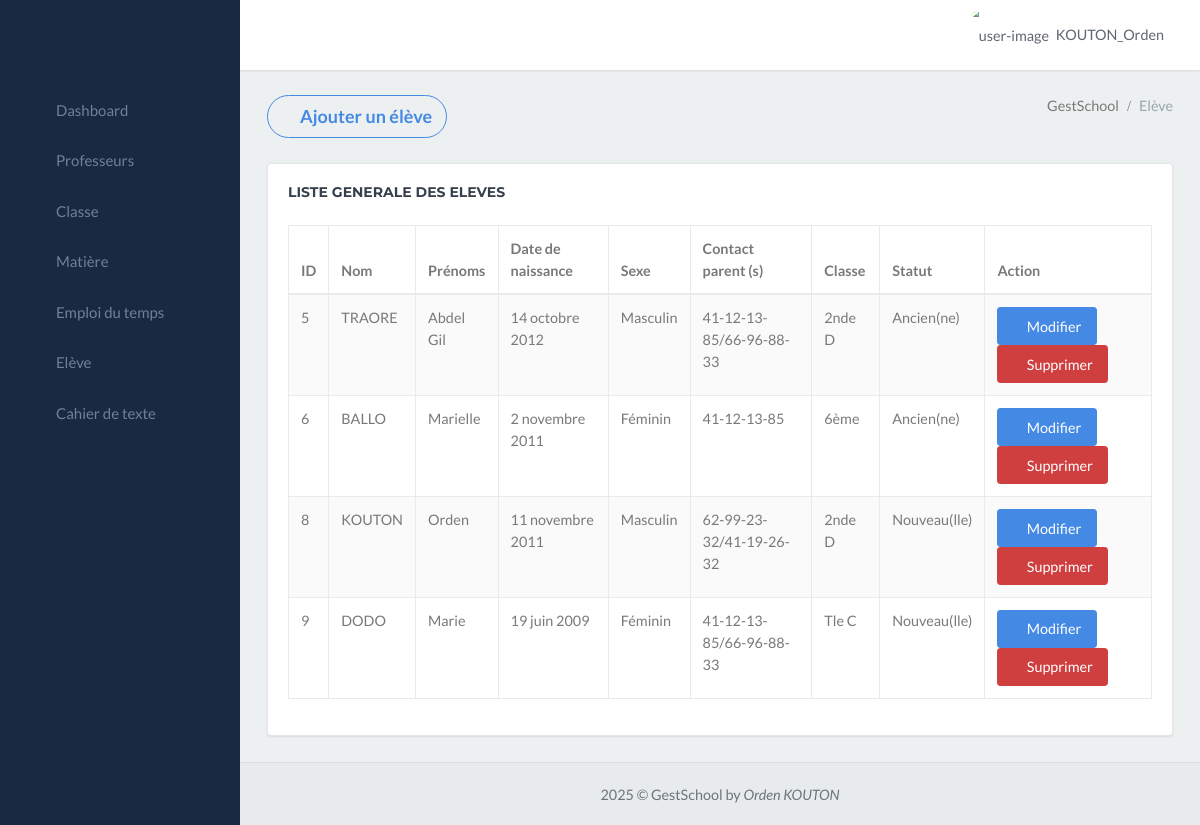
The app's page /gestschool_app/élève/ (signed in) with its own data.
### gestschool_app/models.py (models this page shows, shortened)
class CustomUser(AbstractUser):
    ROLE_CHOICES = (
        ('Choississez un rôle', 'Choississez un rôle'),
        ('Censeur', 'Censeur'),
        ('Surveillant', 'Surveillant'),
        ('Secrétaire', 'Secrétaire'),
        ('Professeur', 'Professeur'),
        ('Comptable', 'Comptable'),
        ('superadmin', 'superadmin'),
    )
    role = models.CharField(max_length=20, choices=ROLE_CHOICES, default='Personnel')
    groups = models.ManyToManyField(
        'auth.Group',
        verbose_name='groups',
        blank=True,
        help_text='The groups this user belongs to. A user will get all permissions granted to each of their groups.',
        related_name="customuser_set",  # Ajout de related_name
        related_query_name="user",
    )
    user_permissions = models.ManyToManyField(
        'auth.Permission',
        verbose_name='user permissions',
        blank=True,
        help_text='Specific permissions for this user.',
        related_name="customuser_permissions_set", # Ajout de related_name
        related_query_name="user",
    )

class Eleve(models.Model):
    id_eleve = models.AutoField(primary_key=True)
    nom = models.CharField(max_length=80)
    prenom = models.CharField(max_length=100)
    sexe = models.CharField(max_length=100)
    date_naissance = models.DateField(max_length=100)
    contact = models.CharField(max_length=100)
    classe = models.CharField(max_length=100)
    statut = models.CharField(max_length=100)
    annee_scolaire = models.ForeignKey(AnneeScolaire, on_delete=models.SET_NULL, null=True, blank=True)

### gestschool_app/views.py (called while the page is built)
@login_required
def eleve(request):
    annee_active = AnneeScolaire.objects.filter(active=True).first()
    classes = Classe.objects.all()
    eleves = Eleve.objects.filter(annee_scolaire_id=annee_active)
    return render(request, 'personne/eleve.html', {'eleves': eleves, 'classes': classes})

### gestschool_app/templates/personne/eleve.html (shortened to what this page needs)
{% extends "menu.html" %}
{% block content %}
<div class="content-page">
    <div class="content">
        <div class="container-fluid">
            <div class="row">
                <div class="col-12">
                    <div class="page-title-box">
                        <button type="button"
                            class="page-title btn btn-outline-success btn-rounded waves-effect width-md waves-light"
                            data-toggle="modal" data-target=".bs-example-modal-lg">
                            <i class="ion ion-md-add-circle"></i>
                            Ajouter un élève
                        </button>
                        <div class="page-title-right">
                            <ol class="breadcrumb p-0 m-0">
                                <li class="breadcrumb-item active">GestSchool</li>
                                <li class="breadcrumb-item"><a>Elève</a></li>
                            </ol>
                        </div>
                        <div class="clearfix"></div>
                    </div>
                </div>
            </div>
            <div class="row">
                <div class="col-12">
                    <div class="card">
                        <div class="card-body table-responsive">
                            <h4 class="m-t-0 header-title mb-4"><b>LISTE GENERALE DES ELEVES</b></h4>
                            <table id="datatable-buttons"
                                class="table table-striped table-bordered dt-responsive nowrap"
                                style="border-collapse: collapse; border-spacing: 0; width: 100%;">
                                <thead>
                                    <tr>
                                        <th>ID</th>
                                        <th>Nom</th>
                                        <th>Prénoms</th>
                                        <th>Date de naissance</th>
                                        <th>Sexe</th>
                                        <th>Contact parent (s)</th>
                                        <th>Classe</th>
                                        <th>Statut</th>
                                        <th>Action</th>
                                    </tr>
                                </thead>
                                <tbody>
                                    {% for eleve in eleves %}
                                    <tr>
                                        <td>{{ eleve.id_eleve }}</td>
                                        <td>{{ eleve.nom }}</td>
                                        <td>{{ eleve.prenom }}</td>
                                        <td>{{ eleve.date_naissance }}</td>
                                        <td>{{ eleve.sexe }}</td>
                                        <td>{{ eleve.contact }}</td>
                                        <td>{{ eleve.classe }}</td>
                                        <td>{{ eleve.statut }}</td>
                                        <td>
                                            <button class="btn btn-success" data-toggle="modal" data-target="#editModal{{ eleve.id_eleve }}">
                                                <i class="ion ion-ios-create"></i> Modifier
                                            </button>
                                            <button class="btn btn-danger" data-toggle="modal" data-target="#deleteModal{{ eleve.id_eleve }}">
                                                <i class="ion ion-ios-trash"></i> Supprimer
                                            </button>
                                        </td>
                                    </tr>
                                    {% endfor %}
                                </tbody>
                            </table>
                        </div>
                    </div>
                </div>
            </div>
        </div>
    </div>
</div>
{% endblock %}

### gestschool_app/templates/menu.html (shortened to what this page needs)
{% load custom_filters %}
<!DOCTYPE html>
<html lang="en">
<head>
    <link href="/static/libs/sweetalert2/sweetalert2.min.css" rel="stylesheet" type="text/css">
    <link href="/static/libs/datatables/dataTables.bootstrap4.min.css" rel="stylesheet" type="text/css">
    <link href="/static/libs/datatables/buttons.bootstrap4.min.css" rel="stylesheet" type="text/css">
    <link href="/static/libs/datatables/responsive.bootstrap4.min.css" rel="stylesheet" type="text/css">
    <link href="/static/libs/datatables/select.bootstrap4.min.css" rel="stylesheet" type="text/css">
    <link href="/static/css/bootstrap.min.css" rel="stylesheet" type="text/css" id="bootstrap-stylesheet">
    <link href="/static/css/icons.min.css" rel="stylesheet" type="text/css">
    <link href="/static/css/app.min.css" rel="stylesheet" type="text/css" id="app-stylesheet">
</head>
<body>
    <div id="wrapper">
        <div class="navbar-custom">
            <ul class="list-unstyled topnav-menu float-right mb-0">
                <li class="dropdown notification-list">
                    <a class="nav-link dropdown-toggle nav-user mr-0 waves-effect" data-toggle="dropdown" href="#"
                        role="button" aria-haspopup="false" aria-expanded="false">
                        <img src="/static/images/utilisateur-de-profil.png" alt="user-image" class="rounded-circle">
                        <span class="pro-user-name ml-1">
                            {{user.username}} <i class="mdi mdi-chevron-down"></i>
                        </span>
                    </a>
                </li>
            </ul>
            <div class="logo-box">
                <a class="logo text-center logo-light">
                    <span class="logo-lg">
                    </span>
                </a>
            </div>
            <ul class="list-unstyled topnav-menu topnav-menu-left m-0">
                <li>
                    <button class="button-menu-mobile waves-effect">
                        <i class="mdi mdi-menu"></i>
                    </button>
                </li>
            </ul>
        </div>
        <div class="left-side-menu">
            <div class="slimscroll-menu">
                <div id="sidebar-menu">
                    <ul class="metismenu" id="side-menu">
                        {% if user.role == "Censeur" %}
                            <li>
                                <a href="{% url 'index' %}" class="waves-effect">
                                    <i class="ion-md-speedometer"></i>
                                    <span> Dashboard </span>
                                </a>
                            </li>
                            <li>
                                <a href="{% url 'professeur' %}" class="waves-effect">
                                    <i class="mdi mdi-account-outline"></i>
                                    <span> Professeurs </span>
                                </a>
                            </li>
                            <li>
                                <a href="{% url 'classe' %}" class="waves-effect">
                                    <i class="ion-md-home"></i>
                                    <span> Classe </span>
                                </a>
                            </li>
                            <li>
                                <a href="{% url 'matiere' %}" class="waves-effect">
                                    <i class="ion-md-flask"></i>
                                    <span> Matière </span>
                                </a>
                            </li>
                            <li>
                                <a href="{% url 'emploi' %}" class="waves-effect">
                                    <i class="ion ion-ios-calendar"></i>
                                    <span> Emploi du temps </span>
                                </a>
                            </li>
                            <li>
                                <a href="{% url 'eleve' %}" class="waves-effect">
                                    <i class="ion-ios-contacts"></i>
                                    <span> Elève </span>
                                </a>
                            </li>
                            <li>
                                <a href="{% url 'visualisation_cahier_texte' %}" class="waves-effect">
                                    <i class="ion ion-ios-book"></i>
                                    <span> Cahier de texte </span>
                                </a>
                            </li>
                        {% endif %}
                    </ul>
                </div>
            </div>
        </div>
        {% block content %}
        {% endblock %}
         <footer class="footer">
            <div class="container-fluid">
                <div class="row">
                    <div class="col-md-12">
                        2025 &copy; GestSchool by <em>Orden KOUTON</em>
                    </div>
                </div>
            </div>
        </footer>
    </div>
</body>
</html>

### records on screen
CustomUser: username "KOUTON_Orden"
Eleve: id_eleve "5", nom "TRAORE", prenom "Abdel Gil", date_naissance "14 octobre 2012", sexe "Masculin", contact "41-12-13-85/66-96-88-33", classe "2nde D", statut "Ancien(ne)"
Eleve: id_eleve "6", nom "BALLO", prenom "Marielle", date_naissance "2 novembre 2011", sexe "Féminin", contact "41-12-13-85", classe "6ème", statut "Ancien(ne)"
Eleve: id_eleve "8", nom "KOUTON", prenom "Orden", date_naissance "11 novembre 2011", sexe "Masculin", contact "62-99-23-32/41-19-26-32", classe "2nde D", statut "Nouveau(lle)"
Eleve: id_eleve "9", nom "DODO", prenom "Marie", date_naissance "19 juin 2009", sexe "Féminin", contact "41-12-13-85/66-96-88-33", classe "Tle C", statut "Nouveau(lle)"
